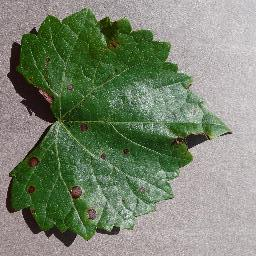
#> input picture dataset/Grape_black_rot_100/Grape_Black_rot10006.jpg, 256 x 256 px; its folder holds only this picture in this run
$ jupyter execute --allow-errors processing3.ipynb   (older library calls are emulated)
#> lines starting #> are read from the running program, lines starting #| are printed output that depends on the picture; after the words box and inside, x2 and y2 are one past the last pixel; in counts of white or black regions, pixels touching at a corner belong together
## 1. Import Library

[cell 1]
import sys
import os
import cv2 as cv
import matplotlib.pyplot as plt
import numpy as np
import pandas as pd
from sklearn.model_selection import train_test_split
from sklearn.metrics import accuracy_score, classification_report, confusion_matrix, ConfusionMatrixDisplay
from skimage.feature import graycomatrix, graycoprops
from scipy.stats import entropy
from sklearn.ensemble import RandomForestClassifier
from sklearn.svm import SVC
from sklearn.neighbors import KNeighborsClassifier
from IPython.display import display
import seaborn as sns

Tahap pertama yang kita lakukan adalah memanggil semua *library* pendukung yang dibutuhkan dalam proses pengolahan citra dan klasifikasi. Di sini kita menggunakan `cv2` (OpenCV) dan `skimage` untuk mengolah gambar dan mengekstrak fitur teksturnya. Untuk perhitungan matriks, kita memakai `numpy`, sedangkan `pandas` akan kita gunakan untuk menyusun hasil ekstraksi menjadi tabel data yang rapi. Selain itu, kita juga mengimpor algoritma *Machine Learning* seperti Random Forest, SVM, dan KNN dari `scikit-learn` beserta alat ukur akurasinya. Terakhir, `matplotlib` dan `seaborn` disiapkan untuk menampilkan visualisasi grafik.

## 2. Load Dataset

Langkah selanjutnya adalah memuat gambar dataset utama ke dalam memori program. Kode di bawah ini akan membuka folder `dataset` dan membaca setiap sub-folder di dalamnya. Nama dari sub-folder tersebut otomatis dijadikan sebagai label kelas (misalnya, daun dengan *Black Rot* atau daun sehat).

Setiap gambar yang berhasil dibaca akan disimpan dalam *array* `data`, dan labelnya disimpan dalam *array* `labels`. Jika ada gambar yang rusak, sistem akan otomatis melewatinya. Output di bawah ini akan menampilkan total keseluruhan gambar yang berhasil dimuat beserta daftar kelas yang ditemukan, untuk memastikan semua data sudah masuk dengan benar.

[cell 2]
data = []
labels = []
file_name = []

for sub_folder in os.listdir("dataset"):
    sub_folder_path = os.path.join("dataset", sub_folder)
    if os.path.isdir(sub_folder_path):
        for i, filename in enumerate(os.listdir(sub_folder_path)):
            img_path = os.path.join(sub_folder_path, filename)
            img = cv.imread(img_path)
#> img is the input picture: shape (256, 256, 3); mean B, G, R 111.9, 133.1, 121.8

            if img is None:
                continue

            data.append(img)
            labels.append(sub_folder)
            file_name.append(f"{sub_folder}_{i+1}.jpg")

print(f"Total gambar yang dimuat: {len(data)}")
#| Total gambar yang dimuat: 1
print(f"Daftar kelas yang ditemukan: {sorted(set(labels))}")

## 3. Definisi Pipeline Preprocessing

[cell 3]
TARGET_SIZE = (256, 256)

def gray(image, target_size=TARGET_SIZE):
    resized = cv.resize(image, target_size)
    if len(resized.shape) == 3:
        gray_img = cv.cvtColor(resized, cv.COLOR_BGR2GRAY)
    else:
        gray_img = resized
    return gray_img.astype(np.uint8)

def median(image_input, kernel_size=5):
    img = image_input.copy()
    pad_size = kernel_size // 2
    padded = np.pad(img, pad_size, mode='constant')
    height, width = img.shape
    K = kernel_size * kernel_size

    windows = np.zeros((K, height, width), dtype=np.uint8)
    idx = 0
    for di in range(kernel_size):
        for dj in range(kernel_size):
            windows[idx] = padded[di:di+height, dj:dj+width]
            idx += 1

    half = (K + 1) // 2
    cum_count = np.zeros((height, width), dtype=np.int32)
    median_result = np.zeros((height, width), dtype=np.uint8)
    selesai = np.zeros((height, width), dtype=bool)

    for v in range(256):
        count_v = np.sum(windows == v, axis=0)
        cum_count = cum_count + count_v
        baru_capai = (cum_count >= half) & (~selesai)
        median_result[baru_capai] = v
        selesai = selesai | baru_capai

    return median_result.astype(np.uint8)

def histogram_equalization(image_input):
    img = image_input.copy()
    L = 256
    counts, _ = np.histogram(img, bins=L, range=(0, L))
    cdf = np.cumsum(counts)

    cdf_min = np.min(cdf[cdf > 0])
    total_pixel = np.sum(counts)

    mapping = np.round((cdf - cdf_min) / (total_pixel - cdf_min) * (L - 1))
    mapping = np.clip(mapping, 0, L - 1)
    return mapping[img].astype(np.uint8)

def threshold(image, T=127):
    img = image.copy()
    hasil = (img > T).astype(np.uint8) * 255
    return hasil

def convolution(img, kernel):
    size = kernel.shape[0]
    pad_size = size // 2
    padded = np.pad(img, pad_size, mode='constant')
    canvas = np.zeros_like(img).astype(np.float32)
    height, width = img.shape

    for i in range(height):
        for j in range(width):
            region = padded[i:i+size, j:j+size]
            canvas[i,j] = np.sum(region * kernel)
    return canvas

def edge(img, kernelx, kernely):
    gx = convolution(img, kernelx)
    gy = convolution(img, kernely)
    canvas = np.abs(gx) + np.abs(gy)
    max_val = np.max(canvas)
    if max_val > 0:
        canvas = canvas * 255.0 / max_val
    return np.clip(canvas, 0, 255).astype(np.uint8)

def masking(img, mask):
    mask_biner = (mask > 0).astype(np.uint8)
    hasil = img * mask_biner
    return hasil.astype(np.uint8)

sobelX = np.array([[-1, 0, 1], [-2, 0, 2], [-1, 0, 1]], dtype=np.float32)
sobelY = np.array([[1, 2, 1], [0, 0, 0], [-1, -2, -1]], dtype=np.float32)
robertsX = np.array([[1, 0], [0, -1]], dtype=np.float32)
robertsY = np.array([[0, 1], [-1, 0]], dtype=np.float32)

def prepro(image):
    img1 = gray(image)
#> in gray, `gray_img = cv.cvtColor(resized, cv.COLOR_BGR2GRAY)`:
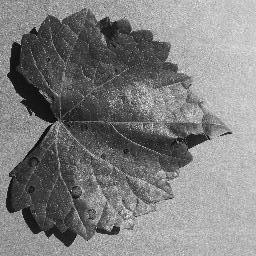
#> gray_img: shape (256, 256); min 1, max 249, mean 127.3
    img2 = median(img1)
#> in median, `padded = np.pad(img, pad_size, mode='constant')`:
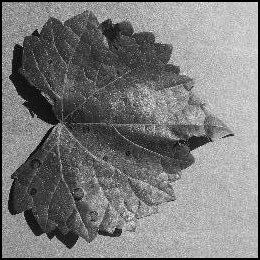
#> padded: shape (260, 260); min 0, max 249, mean 123.4
#> after the loop in median, `for di in range(kernel_size):`: idx = 25
#> the loop in median, `for v in range(256):` made 256 passes
#> pass 1, in median, `count_v = np.sum(windows == v, axis=0)`:
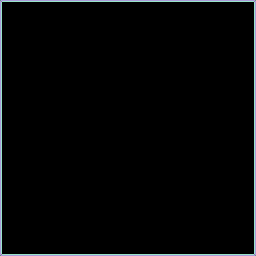
#> count_v: shape (256, 256) int64; 6 distinct labels, from 0 to 16; one colour per label, 0 black
#> pass 1, in median, `baru_capai = (cum_count >= half) & (~selesai)`:
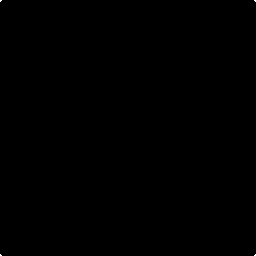
#> baru_capai: shape (256, 256) bool; 0.02% white in thin lines or dots
#> after the loop in median, `for v in range(256):`:
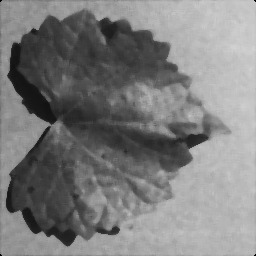
#> median_result: shape (256, 256); min 0, max 210, mean 125.7
    img3 = histogram_equalization(img2)
#> in histogram_equalization, `counts, _ = np.histogram(img, bins=L, range=(0, L))`: counts = 256 values, max 1021 at index 180, min 0 at index 1, mean 256
#> in histogram_equalization, `cdf = np.cumsum(counts)`: cdf = 256 values from 12 to 65536
#> in histogram_equalization, `cdf_min = np.min(cdf[cdf > 0])`: cdf_min = 12
#> in histogram_equalization, `total_pixel = np.sum(counts)`: total_pixel = 65536
#> in histogram_equalization, `mapping = np.round((cdf - cdf_min) / (total_pixel - cdf_min) * (L - 1))`: mapping = 256 values from 0 to 255
#> in histogram_equalization, `return mapping[img].astype(np.uint8)`:
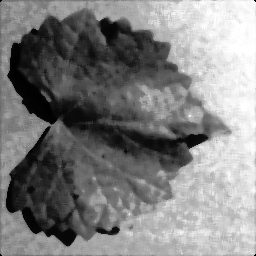
#> returned value: shape (256, 256); min 0, max 255, mean 128.5
    img4 = edge(img3, sobelX, sobelY)
#> in edge, `max_val = np.max(canvas)`: max_val = 1500
    img5 = edge(img4, robertsX, robertsY)
#> after the loop in convolution (call 3), `for i in range(height):`:
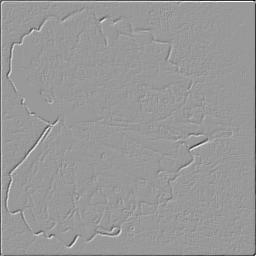
#> canvas: shape (256, 256) float32; min -251, max 167, mean -1.1; drawn with min black and max white
#> after the loop in convolution (call 4), `for i in range(height):`:
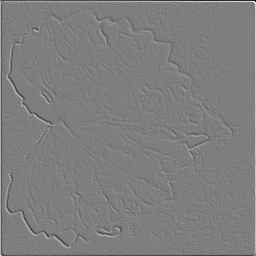
#> canvas: shape (256, 256) float32; min -251, max 255, mean 0.2; drawn with min black and max white
#> in edge (call 2), `canvas = np.abs(gx) + np.abs(gy)`:
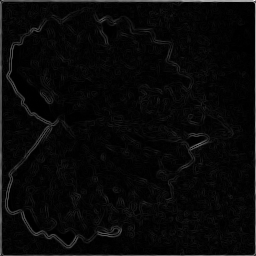
#> canvas: shape (256, 256) float32; min 0, max 502, mean 17.7; drawn with min black and max white
#> in edge (call 2), `max_val = np.max(canvas)`: max_val = 502
    img6 = threshold(img5)
#> in threshold, `hasil = (img > T).astype(np.uint8) * 255`:
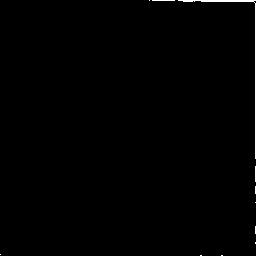
#> hasil: shape (256, 256); 0.55% white; 11 white regions (9 under 20 px), largest, box (x1, y1, x2, y2) and area: (178, 0, 256, 159) 299, (152, 0, 175, 1) 23
    img7 = masking(img3, img6)
    return img1, img2, img3, img4, img5, img6, img7

def run_prepro(image):
    _, _, _, _, _, _, final_img = prepro(image)
    return final_img

Mengingat hasil dari tahap sebelumnya (*pre 2*) yang menambahkan *edge detection* ternyata malah sedikit menurunkan akurasi klasifikasi (dari 100% turun ke 92.5%), kita mencoba hipotesis radikal baru di tahap ketiga ini: *barangkali tebaran piksel background luar dan tekstur biasa pada daun yang menjadi noise dan mengganggu konsentrasi model dalam membaca siluet penyakit?*

Maka dari itu, dari skema *pre 2*, kita menambahkan teknik pemotongan (*Masking*). Di percobaan pamungkas ini, *pipeline* kita dirancang paling panjang dan berlapis:
1. Konversi *Grayscale* dan ukuran (*gray*).
2. Pelembutan piksel berisik melalui *Median Filter* (*median*).
3. Penebalan rasio kontras warna (*histogram_equalization*).
4. Pelacakan batas objek terluar menggunakan operator spasial *Sobel* dan *Roberts* (*edge*).
5. **Tahap Baru: Thresholding** mengubah hasil deteksi tepi tadi menjadi topeng siluet hitam-putih mutlak.
6. **Tahap Baru: Masking**, memotong gambar aslinya secara paksa menyerupai topeng siluet tepi tersebut. Alhasil, area yang tidak dilintasi garis deteksi tepi lenyap ditelan warna gelap.

## 4. Visualisasi Tahap Preprocessing

Agar kita bisa mengamati transformasi manipulatif yang baru saja didefinisikan, kode di bawah akan menelusuri setiap kelas daun dan menampilkan contohnya dalam grid 7 tahap.

Saat *output* muncul,  bisa melihat dengan jelas bagaimana setiap tahap memengaruhi wujud gambar. Puncak transformasinya terjadi di bagian *Threshold (Mask)* yang merubah deteksi tepi daun menjadi siluet hitam bergaris putih. Di langkah terakhir (*Masking*),  akan melihat bagaimana metode pemotongan ekstrem ini mengisolasi informasi dan meninggalkan hanya bercak kerangka tepinya saja. Modifikasi ekstrem ini bertujuan membuang ruang kosong pada daun dan fokus murni ke arah struktur garis yang sakit maupun yang sehat.

[cell 4]
dataPreprocessed = [run_prepro(img) for img in data]
#> dataPreprocessed = 1 item
unique_labels = sorted(set(labels))
nama_step = ['Gray', 'Median', 'Equalisasi', 'Sobel', 'Roberts', 'Threshold', 'Masking']

#> (the rest of this cell did not finish here and is left out)

## 5. Definisi Fungsi Feature Extraction GLCM

[cell 5]
def glcm(image, derajat):
    if derajat == 0:
        angles = [0]
    elif derajat == 45:
        angles = [np.pi / 4]
    elif derajat == 90:
        angles = [np.pi / 2]
    elif derajat == 135:
        angles = [3 * np.pi / 4]
    else:
        raise ValueError("Angle harus 0, 45, 90, atau 135.")

    glcm_matrix = graycomatrix(image, [1], angles, 256, symmetric=True, normed=True)
    return glcm_matrix

def correlation(matriks):
    return graycoprops(matriks, 'correlation')[0, 0]

def dissimilarity(matriks):
    return graycoprops(matriks, 'dissimilarity')[0, 0]

def homogenity(matriks):
    return graycoprops(matriks, 'homogeneity')[0, 0]

def contrast(matriks):
    return graycoprops(matriks, 'contrast')[0, 0]

def ASM(matriks):
    return graycoprops(matriks, 'ASM')[0, 0]

def energy(matriks):
    return graycoprops(matriks, 'energy')[0, 0]

def entropyGlcm(matriks):
    return entropy(matriks.ravel())

Setelah gambar diisolasi melalui *Masking*, kita kembali memanggil metode *Gray-Level Co-occurrence Matrix* (GLCM) untuk mengekstrak tekstur matematisnya. Fungsi `glcm` bertugas menyusun matriks probabilitas kejadian piksel-piksel yang kini sudah berbentuk serpihan kerangka tersebut.

Sama seperti sebelumnya, kita menggunakan tujuh fungsi penarikan nilai fitur: `Correlation` (meninjau keteraturan pola struktur garis serpihan), `Contrast` dan `Dissimilarity` (menghitung perbedaan intensitas bercak kerangka), `Homogeneity` (menangkap kemulusan distribusi piksel tepi), `ASM` dan `Energy` (menakar konsistensi spasial yang tersisa), dan terakhir `Entropy` (mengukur tingkat keacakan garis siluet akibat jaringan yang terinfeksi jamur *Black Rot*).

## 6. Komputasi Matriks Probabilitas Multi-Sudut

[cell 6]
Derajat0, Derajat45, Derajat90, Derajat135 = [], [], [], []

for img in dataPreprocessed:
    Derajat0.append(glcm(img, 0))
    Derajat45.append(glcm(img, 45))
    Derajat90.append(glcm(img, 90))
    Derajat135.append(glcm(img, 135))
#> this loop made 1 pass
#> after the loop, Derajat0 = 1 item; Derajat135 = 1 item; Derajat45 = 1 item; Derajat90 = 1 item

Guratan kerangka daun yang tertinggal setelah proses *Masking* bisa membentang ke banyak arah. Untuk merangkum semua informasi geometris yang bertebaran itu, matriks probabilitas dihitung secara serempak menyusuri empat sudut orientasi (0, 45, 90, dan 135 derajat). Matriks diagonal ini disimpan terpisah di dalam alokasi khusus.

## 7. Inisialisasi Array Feature Extraction

[cell 7]
Kontras0, Kontras45, Kontras90, Kontras135 = [], [], [], []
dissimilarity0, dissimilarity45, dissimilarity90, dissimilarity135 =  [], [], [], []
homogenity0, homogenity45, homogenity90, homogenity135 = [], [], [], []
entropy0, entropy45, entropy90, entropy135 =  [], [], [], []
ASM0, ASM45, ASM90, ASM135 =  [], [], [], []
energy0, energy45, energy90, energy135 =  [], [], [], []
correlation0, correlation45, correlation90, correlation135 = [], [], [], []

Sebelum memulai proses penarikan nilai fitur, kita mendeklarasikan kembali 28 tempat penampungan (berupa *list array* kosong) agar hasil kalkulasi dari perpotongan ketujuh fitur dan keempat dimensi sudut tadi tidak berserakan.

## 8. Feature Extraction: Correlation

[cell 8]
for i in range(len(dataPreprocessed)):
    correlation0.append(correlation(Derajat0[i]))
    correlation45.append(correlation(Derajat45[i]))
    correlation90.append(correlation(Derajat90[i]))
    correlation135.append(correlation(Derajat135[i]))
#> this loop made 1 pass
#> after the loop, correlation0 = [0.587]; correlation135 = [0.305]; correlation45 = [0.321]; correlation90 = [0.827]

Langkah awal dari *Feature Extraction* ini ditujukan untuk membedah data `Correlation` (Korelasi). Algoritma akan menerjemahkan seberapa utuh struktur siluet tulang daun sehat berbanding dengan serpihan patah jaringan daun terinfeksi.

## 9. Feature Extraction: Contrast

[cell 9]
for i in range(len(dataPreprocessed)):
    Kontras0.append(contrast(Derajat0[i]))
    Kontras45.append(contrast(Derajat45[i]))
    Kontras90.append(contrast(Derajat90[i]))
    Kontras135.append(contrast(Derajat135[i]))
#> after the loop, Kontras0 = [170.8]; Kontras135 = [239.7]; Kontras45 = [234.3]; Kontras90 = [86.71]

Pencatatan skor `Contrast` (Kekontrasan) direpetisi untuk mengevaluasi skala fluktuasi transisi piksel antar kerangka daun yang dipertahankan melawan *background* hitam mutlak yang mengelilinginya.

## 10. Feature Extraction: Dissimilarity

[cell 10]
for i in range(len(dataPreprocessed)):
    dissimilarity0.append(dissimilarity(Derajat0[i]))
    dissimilarity45.append(dissimilarity(Derajat45[i]))
    dissimilarity90.append(dissimilarity(Derajat90[i]))
    dissimilarity135.append(dissimilarity(Derajat135[i]))
#> after the loop, dissimilarity0 = [0.747]; dissimilarity135 = [1.06]; dissimilarity45 = [1.03]; dissimilarity90 = [0.414]

Perhitungan parameter yang berdekatan dengan fitur sebelumnya ini melacak penyimpangan kekasaran linier melalui evaluasi indikator `Dissimilarity` (Ketidaksamaan). Fitur ini memperhalus tangkapan rentang perubahan skala mikro yang lolos dari lompatan rasio kontras.

## 11. Feature Extraction: Homogeneity

[cell 11]
for i in range(len(dataPreprocessed)):
    homogenity0.append(homogenity(Derajat0[i]))
    homogenity45.append(homogenity(Derajat45[i]))
    homogenity90.append(homogenity(Derajat90[i]))
    homogenity135.append(homogenity(Derajat135[i]))
#> after the loop, homogenity0 = [0.996]; homogenity135 = [0.995]; homogenity45 = [0.995]; homogenity90 = [0.996]

Matriks observasi diteruskan pada pembacaan indeks `Homogeneity` (Homogenitas). Bagian ruang gelap mendominasi *Masking*, namun area batas jaringan daun akan tetap dinilai kelancaran dan penyebaran kepadatan teksturnya.

## 12. Feature Extraction: Entropy

[cell 12]
for i in range(len(dataPreprocessed)):
    entropy0.append(entropyGlcm(Derajat0[i]))
    entropy45.append(entropyGlcm(Derajat45[i]))
    entropy90.append(entropyGlcm(Derajat90[i]))
    entropy135.append(entropyGlcm(Derajat135[i]))
#> after the loop, entropy0 = [0.0621]; entropy135 = [0.0596]; entropy45 = [0.0592]; entropy90 = [0.0638]

Penangkapan nilai keacakan dioperasikan melalui *looping* `Entropy` (Entropi). Efek metode *Masking* akan membuat struktur yang rusak karena jamur tampil pecah-pecah berhamburan layaknya rintik statis. Pola bintik yang kacau balau tersebut niscaya mencetak indikator entropi tertinggi.

## 13. Feature Extraction: ASM

[cell 13]
for i in range(len(dataPreprocessed)):
    ASM0.append(ASM(Derajat0[i]))
    ASM45.append(ASM(Derajat45[i]))
    ASM90.append(ASM(Derajat90[i]))
    ASM135.append(ASM(Derajat135[i]))
#> after the loop, ASM0 = [0.989]; ASM135 = [0.989]; ASM45 = [0.989]; ASM90 = [0.989]

Ekstraksi dilanjutkan melalui pengukuran turunan stabilitas proporsi gambar lewat elemen `Angular Second Moment` (ASM), sehingga model mampu menakar tingkat keteraturan sebaran piksel pada kerangka gambar secara makro.

## 14. Feature Extraction: Energy

[cell 14]
for i in range(len(dataPreprocessed)):
    energy0.append(energy(Derajat0[i]))
    energy45.append(energy(Derajat45[i]))
    energy90.append(energy(Derajat90[i]))
    energy135.append(energy(Derajat135[i]))
#> after the loop, energy0 = [0.994]; energy135 = [0.994]; energy45 = [0.994]; energy90 = [0.994]

Barisan rutinitas kalkulasi dieksekusi pungkas pada pengekstrak fungsional akar nilai ASM, yaitu `Energy` (Energi). Indeks ini menyederhanakan sebaran bilangan agar tidak memberatkan pengolahan memori mesin di siklus prediksi mendatang.

## 15. Pembentukan DataFrame

Keseluruhan 28 elemen nilai tekstur yang didapat sangat membutuhkan penyusunan struktur manajemen agar bisa dipahami sistem secara mudah dan efisien.

Kita menyulap kumpulan *array* yang berpencar tadi menjadi format `pandas DataFrame`. Masing-masing sampel citra kini diikat dengan informasi `Filename` dan `Label` asli kelas patologinya. Setelah baris di bawah dijalankan, penampakan *tabel data* rapi yang sudah sarat akan metrik tekstur siap disajikan secara tabular di hadapan .

[cell 15]
dataTable = {'Filename': file_name, 'Label': labels,
        'Contrast0': Kontras0, 'Contrast45': Kontras45, 'Contrast90': Kontras90, 'Contrast135': Kontras135,
        'Homogeneity0': homogenity0, 'Homogeneity45': homogenity45, 'Homogeneity90': homogenity90, 'Homogeneity135': homogenity135,
        'Dissimilarity0': dissimilarity0, 'Dissimilarity45': dissimilarity45, 'Dissimilarity90': dissimilarity90, 'Dissimilarity135': dissimilarity135,
        'Entropy0': entropy0, 'Entropy45': entropy45, 'Entropy90': entropy90, 'Entropy135': entropy135,
        'ASM0': ASM0, 'ASM45': ASM45, 'ASM90': ASM90, 'ASM135': ASM135,
        'Energy0': energy0, 'Energy45': energy45, 'Energy90': energy90, 'Energy135': energy135,
        'Correlation0': correlation0, 'Correlation45': correlation45, 'Correlation90': correlation90, 'Correlation135': correlation135,
        }
df = pd.DataFrame(dataTable)
#> df = table of 1 rows and 30 columns
display(df.head())

## 16. Feature Selection dengan Threshold Korelasi

Ada begitu banyak dimensi fitur numerik yang kita kumpulkan. Jika ternyata sebagian darinya hanya membocorkan informasi redundan atau sebatas duplikasi belaka, sistem hanya akan kebingungan (*overfitting*) dan malah menurukan kualitas ramalannya.

Proses filterisasi kemiripan ini dilakukan menggunakan korelasi dengan ambang batas (threshold) 0.95. Begitu dua relasi fitur menunjukan koneksi melampaui rentang tersebut, salah satunya akan digugurkan. Penurunan jumlah dimensi ini akan terekam dan tercetak lewat output sistem, sembari disertai suguhan tampilan diagaram kotak biru *Heatmap Correlation* yang mengkonfirmasi kemerdekaan antar tiap fitur yang selamat.

[cell 16]
corr_matrix = df.drop(columns=['Label','Filename']).corr()
#> corr_matrix = table of 28 rows and 28 columns

threshold = 0.95
columns_to_keep = np.full((corr_matrix.shape[0],), True, dtype=bool)

for i in range(corr_matrix.shape[0]):
    for j in range(i+1, corr_matrix.shape[0]):
        if abs(corr_matrix.iloc[i,j]) >= threshold:
            if columns_to_keep[j]:
                columns_to_keep[j] = False

selected_columns = df.drop(columns=['Label','Filename']).columns[columns_to_keep]
X_selected = df[selected_columns]
#> X_selected = table of 1 rows and 28 columns
y = df['Label']

print(f"Fitur awal (sebelum seleksi)  : 28")
print(f"Fitur akhir (setelah seleksi) : {len(selected_columns)}")
#| Fitur akhir (setelah seleksi) : 28
print(f"Fitur fungsional terpilih     : {list(selected_columns)}")
#> (printed output is left out)

plt.figure(figsize=(12, 10))
#> (this line was passed over: IPython is not available in this run)
sns.heatmap(X_selected.corr(), annot=True, cmap='Blues', fmt=".2f")
#> (this line was passed over: IPython is not available in this run)
plt.title('Heatmap Korelasi Fitur - Percobaan 3', fontsize=14)
#> (this line was passed over: IPython is not available in this run)
plt.show()
